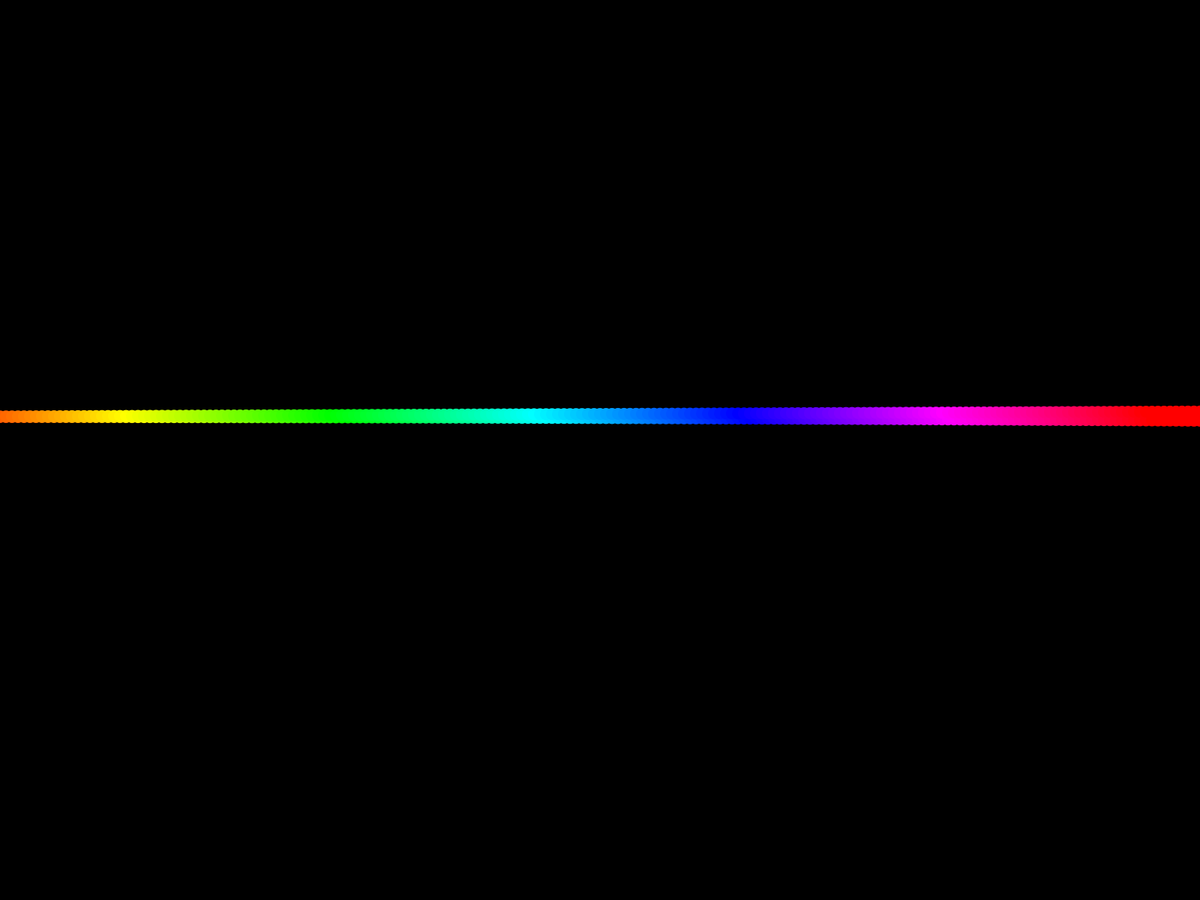
Frame 1 (no input)
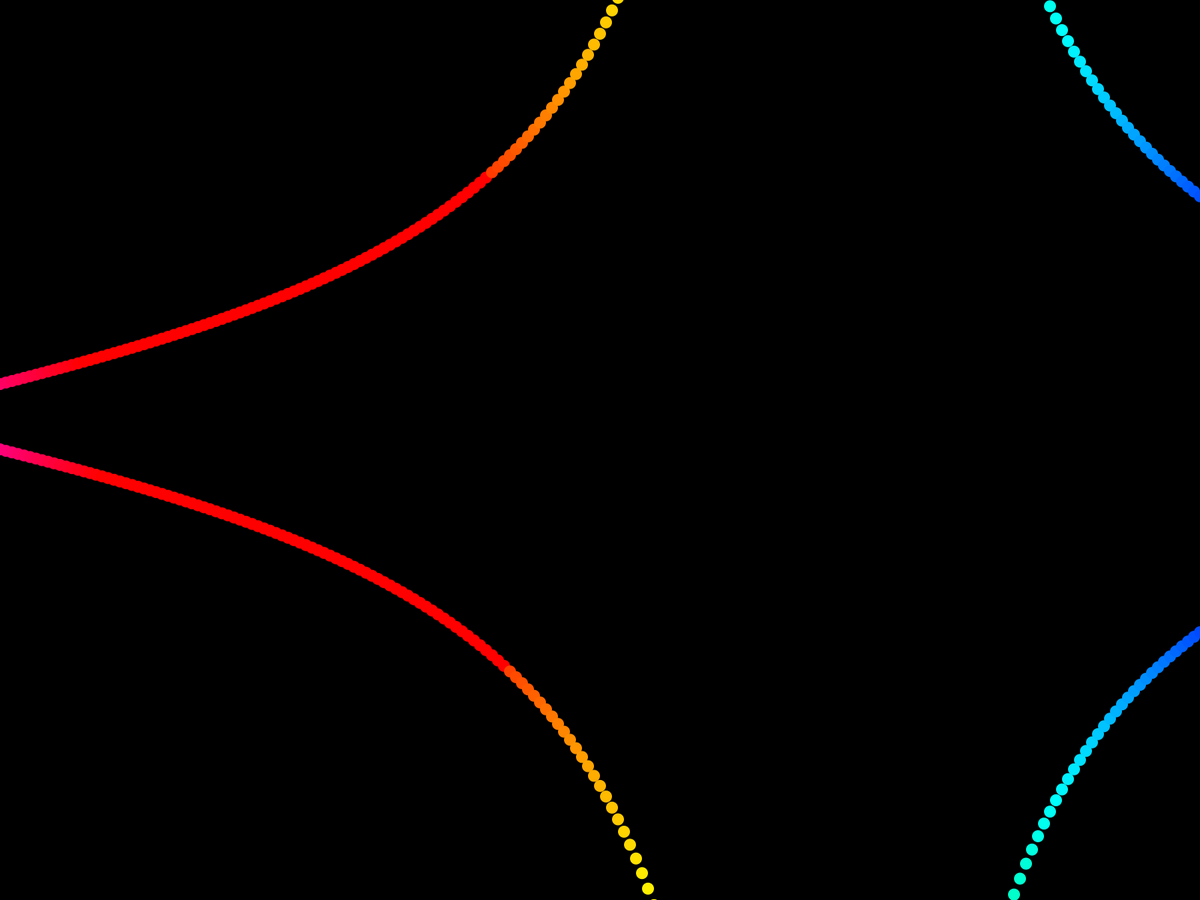
Frame 60 (the mouse pressed at the canvas centre just before this capture)
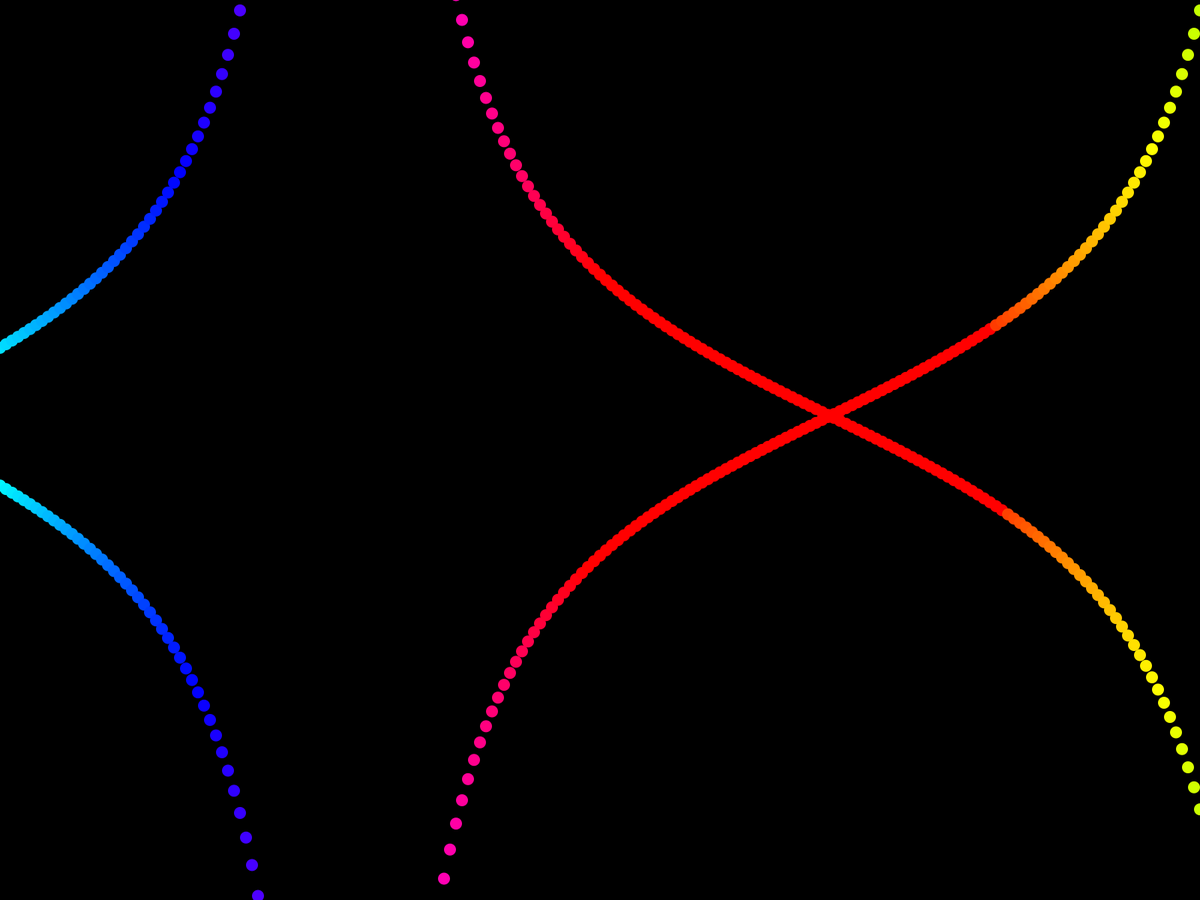
Frame 120 (the mouse held since frame 60 and released just before this capture)

The Processing sketch that drew these frames (run headless with seeded random() and noise(); from frame 60 on, the mouse is pressed at the canvas centre):

// Processing sketch: Line_Diamond_Thingo
// ── Line_Diamond_Thingo.pde
float ypos = 0;

float time = 0;

 

void setup() {

  fullScreen();

  noStroke();

}

 

void draw() {

  background(0);

  for (float i = 0; i < 150; i += 0.5) {

    time += 0.5;
    ypos = tan(radians((i+10)*time/8000))*200+256;
    
    colorMode(HSB);

    fill((time + i*100)/40 % 330+10, 255, 255);

    ellipse(16*(i-1), height/4+ypos, 16, 16);

  }
  for (float j = 1; j < 150; j += 0.5) {

    ypos = tan(radians((j+10)*time/8000))*-200+256;
    
    colorMode(HSB);

    fill((time + j*100)/40 % 330+10, 255, 255);

    ellipse(16*(j-1), height/4+ypos, 16, 16);

  }
}
